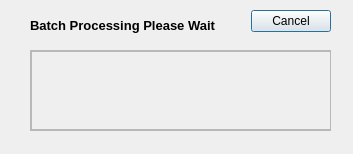
<?xml version="1.0" encoding="UTF-8"?>
<ui version="4.0">
 <class>Dialog</class>
 <widget class="QDialog" name="Dialog">
  <property name="geometry">
   <rect>
    <x>0</x>
    <y>0</y>
    <width>353</width>
    <height>154</height>
   </rect>
  </property>
  <property name="windowTitle">
   <string>Dialog</string>
  </property>
  <widget class="QLabel" name="label">
   <property name="geometry">
    <rect>
     <x>30</x>
     <y>10</y>
     <width>201</width>
     <height>31</height>
    </rect>
   </property>
   <property name="font">
    <font>
     <pointsize>10</pointsize>
     <weight>75</weight>
     <bold>true</bold>
    </font>
   </property>
   <property name="text">
    <string>Batch Processing Please Wait</string>
   </property>
  </widget>
  <widget class="QScrollArea" name="scrollArea">
   <property name="geometry">
    <rect>
     <x>30</x>
     <y>50</y>
     <width>301</width>
     <height>81</height>
    </rect>
   </property>
   <property name="widgetResizable">
    <bool>true</bool>
   </property>
   <widget class="QWidget" name="scrollAreaWidgetContents">
    <property name="geometry">
     <rect>
      <x>0</x>
      <y>0</y>
      <width>299</width>
      <height>79</height>
     </rect>
    </property>
    <widget class="QPlainTextEdit" name="output">
     <property name="enabled">
      <bool>false</bool>
     </property>
     <property name="geometry">
      <rect>
       <x>0</x>
       <y>0</y>
       <width>301</width>
       <height>79</height>
      </rect>
     </property>
    </widget>
   </widget>
  </widget>
  <widget class="QDialogButtonBox" name="buttonBox">
   <property name="geometry">
    <rect>
     <x>250</x>
     <y>10</y>
     <width>81</width>
     <height>23</height>
    </rect>
   </property>
   <property name="standardButtons">
    <set>QDialogButtonBox::Cancel</set>
   </property>
  </widget>
 </widget>
 <resources/>
 <connections/>
</ui>
